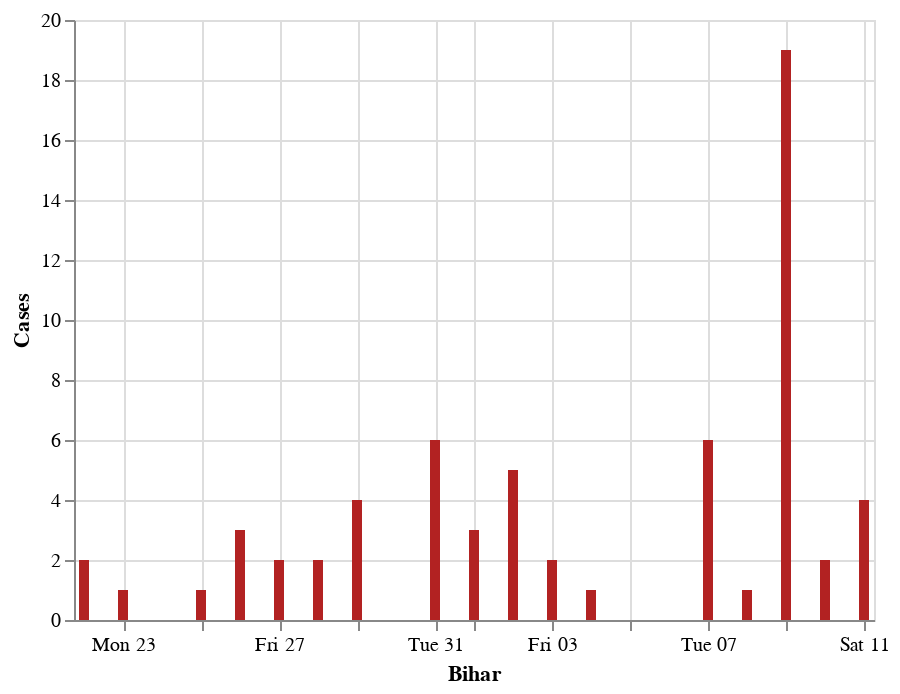

The notebook cell saved with this chart:
### Code cell
#hide_input

wb_df=graph_df.query("detected_state == 'Bihar'").reset_index()
wb_df=wb_df[["diagnosed_date",0]]
wb_df.rename(columns={0:'Cases'},inplace=True)
wb_df=wb_df.groupby("diagnosed_date").sum().reset_index()
#wb_df
alt.Chart(wb_df).mark_bar(color='firebrick').encode(
    alt.X('diagnosed_date', title='Bihar'),
    alt.Y('sum(Cases)', title='Cases')
).interactive()

### Figure 1 — Vega-Lite specification as saved in the notebook (floating-point values rounded to 4 significant figures)
{"config": {"view": {"continuousWidth": 400, "continuousHeight": 300}}, "data": {"name": "data-99734af7e7715f18da1114a2a9eb6ab9"}, "mark": {"type": "bar", "color": "firebrick"}, "encoding": {"x": {"type": "temporal", "field": "diagnosed_date", "title": "Bihar"}, "y": {"type": "quantitative", "aggregate": "sum", "field": "Cases", "title": "Cases"}}, "selection": {"selector080": {"type": "interval", "bind": "scales", "encodings": ["x", "y"]}}, "$schema": "https://vega.github.io/schema/vega-lite/v4.8.1.json", "datasets": {"data-99734af7e7715f18da1114a2a9eb6ab9": [{"diagnosed_date": "2020-03-22T00:00:00", "Cases": 2}, {"diagnosed_date": "2020-03-23T00:00:00", "Cases": 1}, {"diagnosed_date": "2020-03-25T00:00:00", "Cases": 1}, {"diagnosed_date": "2020-03-26T00:00:00", "Cases": 3}, {"diagnosed_date": "2020-03-27T00:00:00", "Cases": 2}, {"diagnosed_date": "2020-03-28T00:00:00", "Cases": 2}, {"diagnosed_date": "2020-03-29T00:00:00", "Cases": 4}, {"diagnosed_date": "2020-03-31T00:00:00", "Cases": 6}, {"diagnosed_date": "2020-04-01T00:00:00", "Cases": 3}, {"diagnosed_date": "2020-04-02T00:00:00", "Cases": 5}, {"diagnosed_date": "2020-04-03T00:00:00", "Cases": 2}, {"diagnosed_date": "2020-04-04T00:00:00", "Cases": 1}, {"diagnosed_date": "2020-04-07T00:00:00", "Cases": 6}, {"diagnosed_date": "2020-04-08T00:00:00", "Cases": 1}, {"diagnosed_date": "2020-04-09T00:00:00", "Cases": 19}, {"diagnosed_date": "2020-04-10T00:00:00", "Cases": 2}, {"diagnosed_date": "2020-04-11T00:00:00", "Cases": 4}]}}
